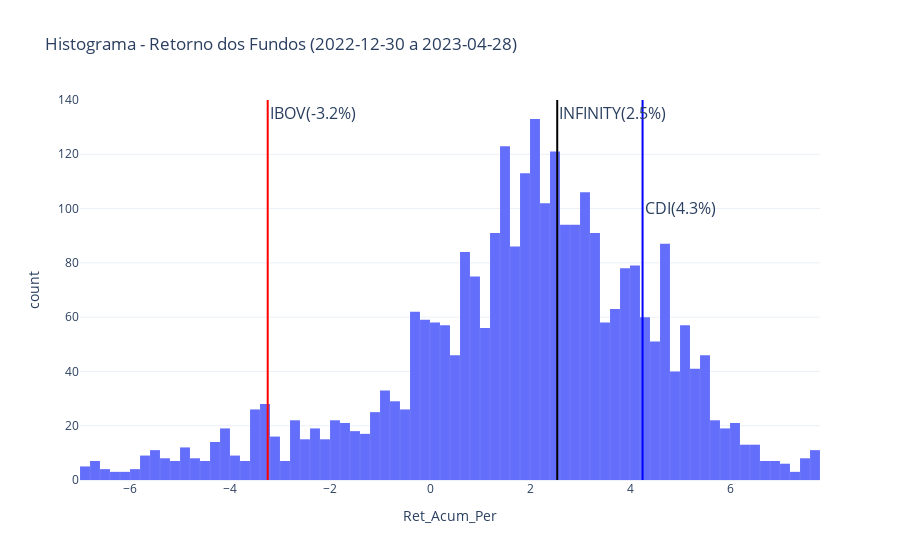
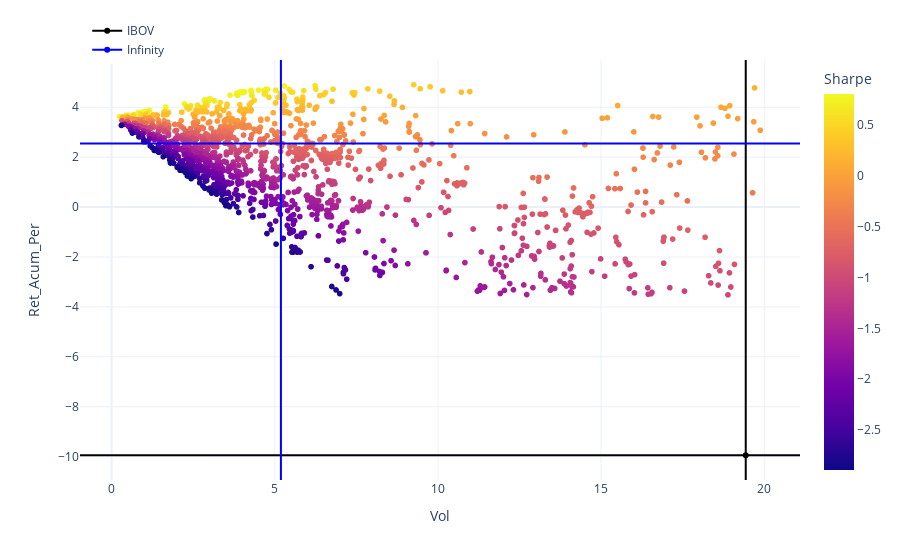

Write notebook code for charts like these, in order.
### Code cell
cpnj_axiom_infinity = '46.649.069/0001-41'

year=hoje.year
month_start=1
month_end=int(hoje.strftime('%m'))-1
data_inicio, data_fim = set_date(year, month_start, month_end)

fundos_rk = df_metrics(informes, cadastro, data_inicio, data_fim, classe='Fundo Multimercado')
fundos_rk = fundos_rk[fundos_rk.PL > 0]
df_clean = fundos_rk[(fundos_rk.CAGR > fundos_rk.CAGR.quantile(0.05)) & (fundos_rk.CAGR < fundos_rk.CAGR.quantile(0.95))]
infinity_ret_total = df_clean[df_clean.index == cpnj_axiom_infinity].Ret_Acum_Per[0]
cdi_ret_total, ibov_ret_total, vol_ano_ibov, ret_ano_ibov = get_ret_cdi_ibov(data_inicio, data_fim)

fig_1 = px.histogram(x=df_clean['Ret_Acum_Per'], title=f"Histograma - Retorno dos Fundos ({data_inicio} a {data_fim})", nbins=100, labels = dict(x="Ret_Acum_Per", y="count"), template= 'plotly_white')
fig_1.add_vline(ibov_ret_total, line_color='red', annotation_text=f"IBOV({ibov_ret_total:.2}%)", annotation_font_size=16)
fig_1.add_vline(cdi_ret_total, line_color='blue', annotation_text=f"CDI({cdi_ret_total:.2}%)", annotation_font_size=16, annotation_y=0.75)
fig_1.add_vline(infinity_ret_total, line_color='black', annotation_text=f"INFINITY({infinity_ret_total:.2}%)", annotation_font_size=16)
fig_1.update_layout(bargap=0.01, showlegend=False)
#fig_1.update_layout(height=400, width=800)

#df_clean_cagr = df_clean_cagr[(df_clean_cagr.CAGR < df_clean_cagr.CAGR.quantile(0.80))]
df_clean = df_clean[(df_clean.Ret_Acum_Per > df_clean.Ret_Acum_Per.quantile(0.05)) & (df_clean.Ret_Acum_Per < df_clean.Ret_Acum_Per.quantile(0.9))]
df_clean_final = df_clean[(df_clean.Sharpe > df_clean.Sharpe.quantile(0.1)) & (df_clean.Sharpe < df_clean.Sharpe.quantile(0.90))]

#display(df_clean_final)
linha_infinity = df_clean_final.loc[df_clean_final.index == cpnj_axiom_infinity]
#print(linha_infinity.iloc[0,0], linha_infinity.iloc[0,2])

#so para o plot
df_clean_final2 = df_clean_final[(df_clean_final.Vol < 20)]


fig_2 = px.scatter(data_frame=df_clean_final2,
                y="Ret_Acum_Per",
                x="Vol",
                color="Sharpe", template= 'plotly_white',
                hover_name=df_clean_final2['Fundo de Investimento']
)

#fig_2.update_layout(height=500, width=800)


try:
    fig_2.add_scatter(y=[linha_infinity.iloc[0,0]], #ret_ano_infinity
                    x=[linha_infinity.iloc[0,2]],
                    text=['INFINITY_FUND'],
                    mode='markers+text', name='INFINITY_FUND', marker=dict(size=20, color = 'black', layer = 'below'))
    print('hi')
except:
    pass

fig_2.add_scatter(x=[vol_ano_ibov], y=[ret_ano_ibov], line_color='black', showlegend=True, name='IBOV')
fig_2.add_vline(vol_ano_ibov, line_color='black')
fig_2.add_hline(ret_ano_ibov, line_color='black')

vol_inf = linha_infinity.iloc[0,2]
ret_inf = linha_infinity.iloc[0,0]

fig_2.add_scatter(x=[vol_inf], y=[ret_inf], line_color='blue', showlegend=True, name='Infinity')
fig_2.add_vline(vol_inf, line_color='blue')
fig_2.add_hline(ret_inf, line_color='blue')

fig_2.update_layout(
    legend=dict(
        yanchor="bottom",
        y=0.99,
        xanchor="left",
        x=0.01
    )
)

display(fig_1,fig_2)

### Figure 1 — Plotly figure (JSON) as saved in the notebook; plotly's stock layout.template omitted (floating-point values rounded to 4 significant figures; data arrays with more than 128 entries replaced by an {"elided": "..."} marker saying what was removed)
{"data": [{"alignmentgroup": "True", "bingroup": "x", "hovertemplate": "Ret_Acum_Per=%{x}<br>count=%{y}<extra></extra>", "legendgroup": "", "marker": {"color": "#636efa", "pattern": {"shape": ""}}, "name": "", "nbinsx": 100, "offsetgroup": "", "orientation": "v", "showlegend": false, "type": "histogram", "x": {"elided": "2917 float values"}, "xaxis": "x", "yaxis": "y"}], "layout": {"annotations": [{"font": {"size": 16}, "showarrow": false, "text": "IBOV(-3.2%)", "x": -3.246, "xanchor": "left", "xref": "x", "y": 1, "yanchor": "top", "yref": "y domain"}, {"font": {"size": 16}, "showarrow": false, "text": "CDI(4.3%)", "x": 4.251, "xanchor": "left", "xref": "x", "y": 0.75, "yanchor": "top", "yref": "y domain"}, {"font": {"size": 16}, "showarrow": false, "text": "INFINITY(2.5%)", "x": 2.545, "xanchor": "left", "xref": "x", "y": 1, "yanchor": "top", "yref": "y domain"}], "bargap": 0.01, "barmode": "relative", "legend": {"tracegroupgap": 0}, "shapes": [{"line": {"color": "red"}, "type": "line", "x0": -3.246, "x1": -3.246, "xref": "x", "y0": 0, "y1": 1, "yref": "y domain"}, {"line": {"color": "blue"}, "type": "line", "x0": 4.251, "x1": 4.251, "xref": "x", "y0": 0, "y1": 1, "yref": "y domain"}, {"line": {"color": "black"}, "type": "line", "x0": 2.545, "x1": 2.545, "xref": "x", "y0": 0, "y1": 1, "yref": "y domain"}], "showlegend": false, "title": {"text": "Histograma - Retorno dos Fundos (2022-12-30 a 2023-04-28)"}, "xaxis": {"anchor": "y", "domain": [0, 1], "title": {"text": "Ret_Acum_Per"}}, "yaxis": {"anchor": "x", "domain": [0, 1], "title": {"text": "count"}}}}

### Figure 2 — Plotly figure (JSON) as saved in the notebook; plotly's stock layout.template omitted (floating-point values rounded to 4 significant figures; data arrays with more than 128 entries replaced by an {"elided": "..."} marker saying what was removed)
{"data": [{"hovertemplate": "<b>%{hovertext}</b><br><br>Vol=%{x}<br>Ret_Acum_Per=%{y}<br>Sharpe=%{marker.color}<extra></extra>", "hovertext": {"elided": "1928 str values"}, "legendgroup": "", "marker": {"color": {"elided": "1928 float values"}, "coloraxis": "coloraxis", "symbol": "circle"}, "mode": "markers", "name": "", "showlegend": false, "type": "scattergl", "x": {"elided": "1928 float values"}, "xaxis": "x", "y": {"elided": "1928 float values"}, "yaxis": "y"}, {"line": {"color": "black"}, "name": "IBOV", "showlegend": true, "type": "scatter", "x": [19.43], "y": [-9.944]}, {"line": {"color": "blue"}, "name": "Infinity", "showlegend": true, "type": "scatter", "x": [5.188], "y": [2.545]}], "layout": {"coloraxis": {"colorbar": {"title": {"text": "Sharpe"}}, "colorscale": [[0, "#0d0887"], [0.1111, "#46039f"], [0.2222, "#7201a8"], [0.3333, "#9c179e"], [0.4444, "#bd3786"], [0.5556, "#d8576b"], [0.6667, "#ed7953"], [0.7778, "#fb9f3a"], [0.8889, "#fdca26"], [1, "#f0f921"]]}, "legend": {"tracegroupgap": 0, "x": 0.01, "xanchor": "left", "y": 0.99, "yanchor": "bottom"}, "margin": {"t": 60}, "shapes": [{"line": {"color": "black"}, "type": "line", "x0": 19.43, "x1": 19.43, "xref": "x", "y0": 0, "y1": 1, "yref": "y domain"}, {"line": {"color": "black"}, "type": "line", "x0": 0, "x1": 1, "xref": "x domain", "y0": -9.944, "y1": -9.944, "yref": "y"}, {"line": {"color": "blue"}, "type": "line", "x0": 5.188, "x1": 5.188, "xref": "x", "y0": 0, "y1": 1, "yref": "y domain"}, {"line": {"color": "blue"}, "type": "line", "x0": 0, "x1": 1, "xref": "x domain", "y0": 2.545, "y1": 2.545, "yref": "y"}], "xaxis": {"anchor": "y", "domain": [0, 1], "title": {"text": "Vol"}}, "yaxis": {"anchor": "x", "domain": [0, 1], "title": {"text": "Ret_Acum_Per"}}}}
